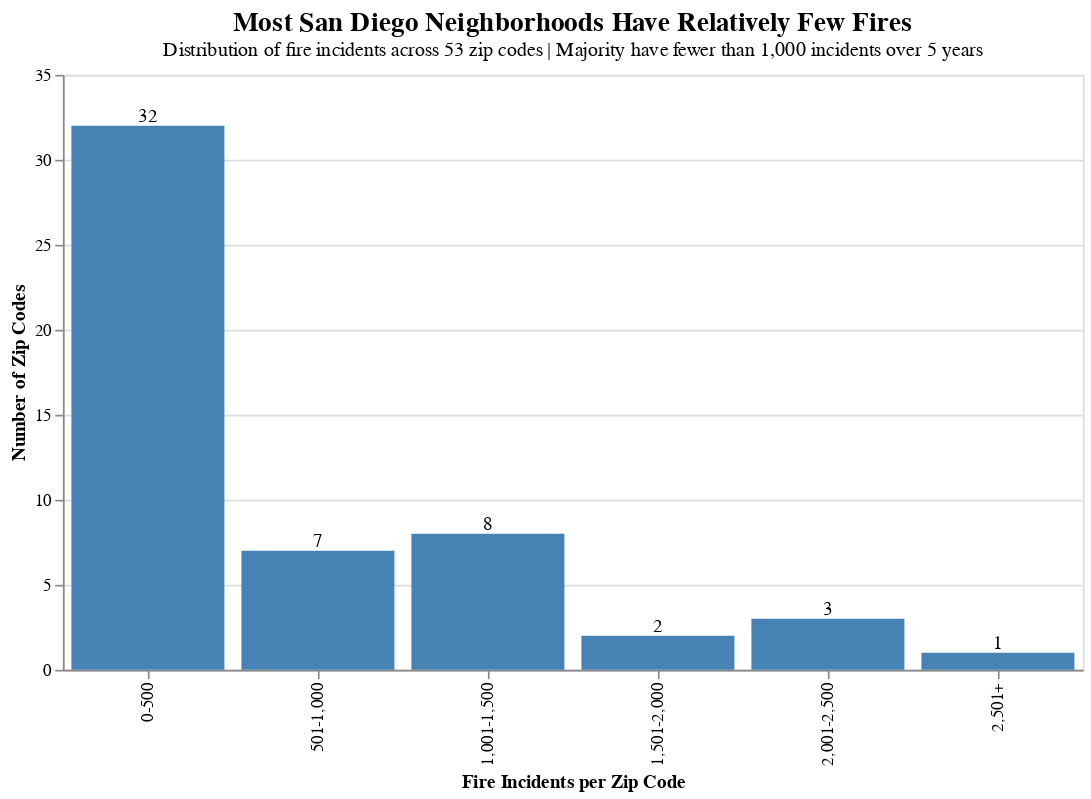

Source (notebook cell):
### Code cell
# VISUALIZATION 4: Distribution Overview
# Shows that MOST zip codes have relatively low fire counts

# Create bins for fire incident counts
zip_counts['fire_range'] = pd.cut(
    zip_counts['fire_count'],
    bins=[0, 500, 1000, 1500, 2000, 2500, 5000],
    labels=['0-500', '501-1,000', '1,001-1,500', '1,501-2,000', '2,001-2,500', '2,501+']
)

distribution = zip_counts.groupby('fire_range', observed=True).size().reset_index(name='num_zips')

bars = alt.Chart(distribution).mark_bar(color='steelblue').encode(
    x=alt.X('fire_range:N', 
            title='Fire Incidents per Zip Code',
            sort=['0-500', '501-1,000', '1,001-1,500', '1,501-2,000', '2,001-2,500', '2,501+']),
    y=alt.Y('num_zips:Q', title='Number of Zip Codes'),
    tooltip=['fire_range:N', 'num_zips:Q']
)

text = bars.mark_text(dy=-5).encode(
    text='num_zips:Q'
)

chart4 = (bars + text).properties(
    width=600,
    height=350,
    title={
        "text": "Most San Diego Neighborhoods Have Relatively Few Fires",
        "subtitle": f"Distribution of fire incidents across {len(zip_counts)} zip codes | Majority have fewer than 1,000 incidents over 5 years",
        "fontSize": 16,
        "subtitleFontSize": 12
    }
)

chart4

### Figure 1 — Vega-Lite specification as saved in the notebook (floating-point values rounded to 4 significant figures)
{"config": {"view": {"continuousWidth": 300, "continuousHeight": 300}}, "layer": [{"mark": {"type": "bar", "color": "steelblue"}, "encoding": {"tooltip": [{"field": "fire_range", "type": "nominal"}, {"field": "num_zips", "type": "quantitative"}], "x": {"field": "fire_range", "sort": ["0-500", "501-1,000", "1,001-1,500", "1,501-2,000", "2,001-2,500", "2,501+"], "title": "Fire Incidents per Zip Code", "type": "nominal"}, "y": {"field": "num_zips", "title": "Number of Zip Codes", "type": "quantitative"}}}, {"mark": {"type": "text", "dy": -5}, "encoding": {"text": {"field": "num_zips", "type": "quantitative"}, "tooltip": [{"field": "fire_range", "type": "nominal"}, {"field": "num_zips", "type": "quantitative"}], "x": {"field": "fire_range", "sort": ["0-500", "501-1,000", "1,001-1,500", "1,501-2,000", "2,001-2,500", "2,501+"], "title": "Fire Incidents per Zip Code", "type": "nominal"}, "y": {"field": "num_zips", "title": "Number of Zip Codes", "type": "quantitative"}}}], "data": {"name": "data-a170a6069ff8e06b958fb79185fe1b4a"}, "height": 350, "title": {"text": "Most San Diego Neighborhoods Have Relatively Few Fires", "subtitle": "Distribution of fire incidents across 53 zip codes | Majority have fewer than 1,000 incidents over 5 years", "fontSize": 16, "subtitleFontSize": 12}, "width": 600, "$schema": "https://vega.github.io/schema/vega-lite/v5.17.0.json", "datasets": {"data-a170a6069ff8e06b958fb79185fe1b4a": [{"fire_range": "0-500", "num_zips": 32}, {"fire_range": "501-1,000", "num_zips": 7}, {"fire_range": "1,001-1,500", "num_zips": 8}, {"fire_range": "1,501-2,000", "num_zips": 2}, {"fire_range": "2,001-2,500", "num_zips": 3}, {"fire_range": "2,501+", "num_zips": 1}]}}
